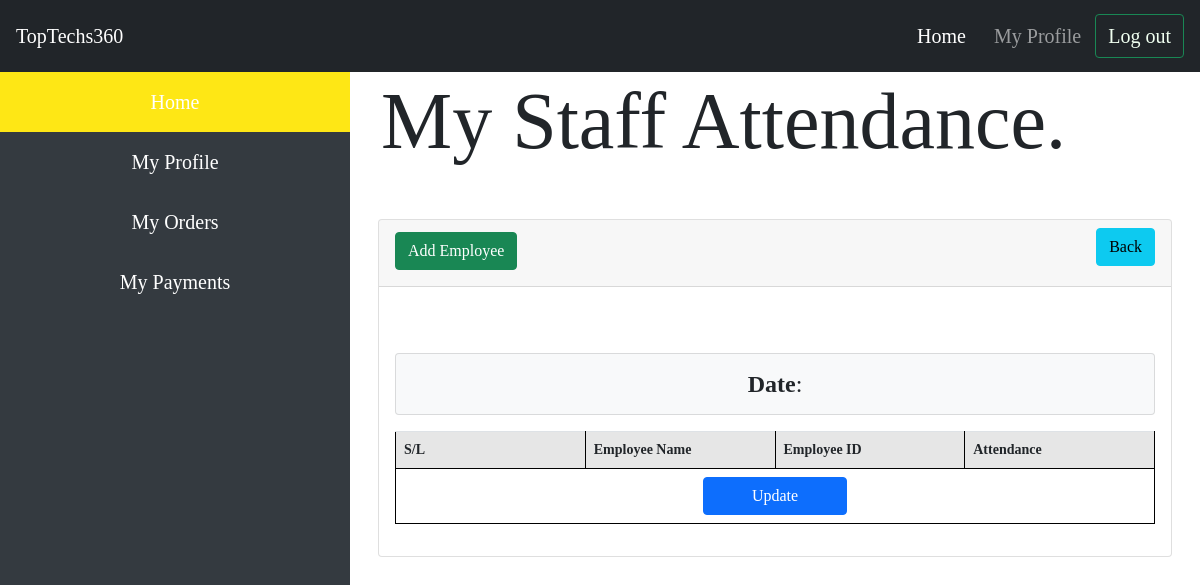
Page /student_view.php on the earlier database version.
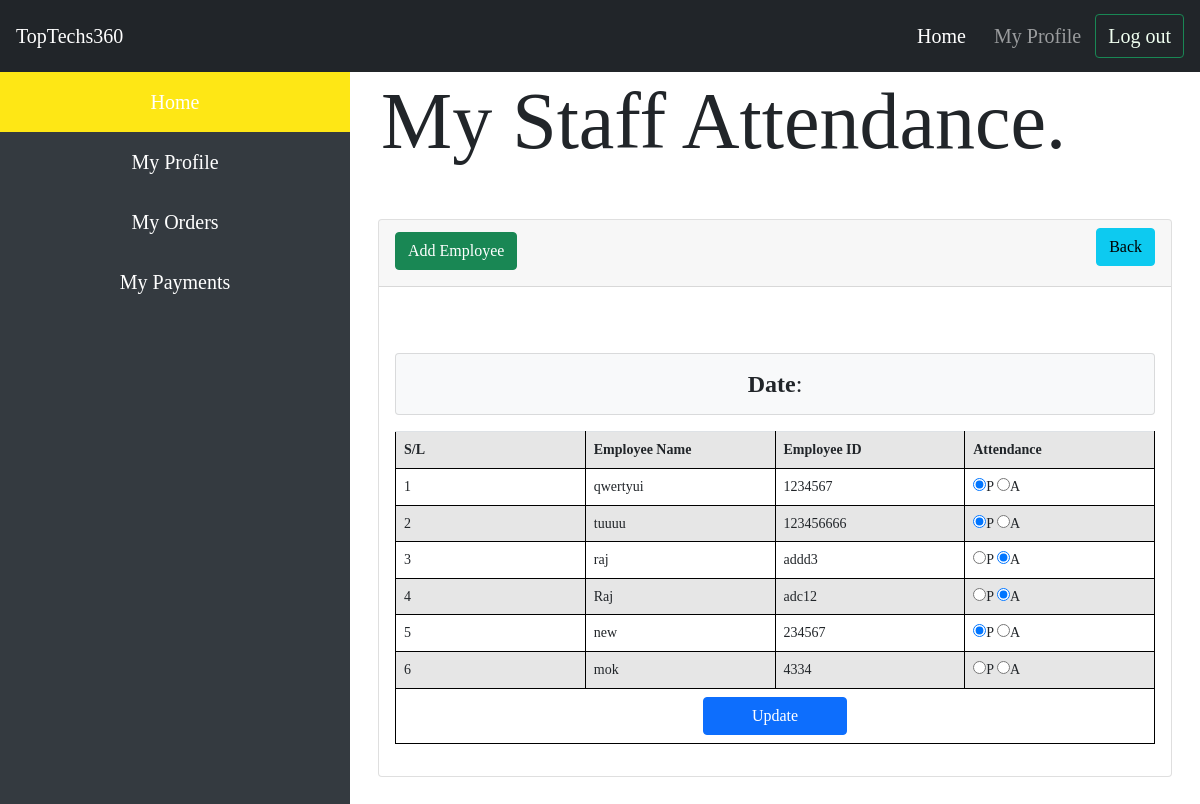
Same page on the later database version.
### tables this page shows
CREATE TABLE `tbl_attendance` (
  `tbl_attendance_id` int(11) NOT NULL,
  `user_id` int(255) NOT NULL,
  `employee_id` varchar(255) NOT NULL,
  `attend` varchar(255) NOT NULL,
  `att_time` date NOT NULL
);

CREATE TABLE `tbl_employee` (
  `employee_tbl_id` int(11) NOT NULL,
  `user_id` int(255) NOT NULL,
  `name` varchar(255) NOT NULL,
  `employee_id` varchar(255) NOT NULL
);

### lib/Database.php (called while the page is built, shortened)
<?php
  $filepath = realpath(dirname(__FILE__));
?>
<?php
Class Database{
 public $host   = DB_HOST;
 public $user   = DB_USER;
 public $pass   = DB_PASS;
 public $dbname = DB_NAME;
 public $link;
private function connectDB(){
   $this->link = new mysqli($this->host, $this->user, $this->pass,
      $this->dbname);
   }
  public function select($query){
    $result = $this->link->query($query) or
       die($this->link->error.__LINE__);
      if($result->num_rows > 0){
        return $result;
      } else {
        return false;
      }
   }
}

### classes/Student.php (called while the page is built, shortened)
<?php
class Student
{
	private $db;
	private $fm;
	public function __construct()
	{
		$this->db = new Database();
		$this->fm = new Format();
	}
	public function getAllData($dt)
	{
		$date = $this->fm->validation($dt);
		$date = mysqli_real_escape_string($this->db->link, $date);
		$query = "SELECT tbl_employee.name, tbl_attendance.*
				FROM tbl_employee
				INNER JOIN tbl_attendance
				ON tbl_employee.employee_id = tbl_attendance.employee_id
				WHERE att_time = '$date'";
		$result = $this->db->select($query);
		return $result;
	}
}

### helpers/Format.php (called while the page is built)
<?php
class Format{
   public function validation($data){
      $data = trim($data);
      $data = stripcslashes($data);
      $data = htmlspecialchars($data);
      return $data;
   }
}
?>

### student_view.php (the view, shortened to what this page needs)
<?php
include "classes/Student.php";
include "header.php";
include "navBarTop.php";
include "sideNavBar.php";
$stu = new Student();
?>
<?php
$dt = $_GET['dt'];
?>
<div class="content">
	<div class="col">
		<h6 class="display-1" id="first name"><?php echo "My Staff Attendance."; ?></h6>
	</div>
	<div class="container">
		<div class="card">
			<div class="card-header">
				<h2>
					<a class="btn btn-success" href="add_attandance.php">Add Employee</a>
					<a class="btn btn-info float-right" href="attandance_date_view.php">Back</a>
				</h2>
			</div>
			<div class="card-body">
				<div class="card bg-light text-center mb-3">
					<h4 class="m-0 py-3"><strong>Date</strong>: <?php echo $dt; ?></h4>
				</div>
				<form action="" method="post">
					<table class="table table-striped">
						<tr>
							<th width="25%">S/L</th>
							<th width="25%">Employee Name</th>
							<th width="25%">Employee ID</th>
							<th width="25%">Attendance</th>
						</tr>
						<?php
						$getstudent = $stu->getAllData($dt);
						if ($getstudent) {
							$i = 0;
							while ($value = $getstudent->fetch_assoc()) {
								$i++;
						?>
								<tr>
									<td><?php echo $i; ?></td>
									<td><?php echo $value['name']; ?></td>
									<td><?php echo $value['employee_id']; ?></td>
									<td>
										<input type="radio" name="attend[<?php echo $value['employee_id']; ?>]" value="present" <?php if ($value['attend'] == "present") {
																																	echo "checked";
																																} ?>>P
										<input type="radio" name="attend[<?php echo $value['employee_id']; ?>]" value="absent" <?php if ($value['attend'] == "absent") {
																																	echo "checked";
																																} ?>>A
									</td>
								</tr>
						<?php }
						} ?>
						<tr>
							<td colspan="4" class="text-center">
								<input type="submit" name="submit" class="btn btn-primary px-5" value="Update">
							</td>
						</tr>
					</table>
				</form>
			</div>
		</div>
	</div>
</div>
<?php include("footer.php"); ?>

Differences in the rows shown:
added tbl_attendance: tbl_employee.name "qwertyui", employee "1234567", attend "☑"
added tbl_attendance: tbl_employee.name "tuuuu", employee "123456666", attend "☑"
added tbl_attendance: tbl_employee.name "raj", employee "addd3", attend "☑"
added tbl_attendance: tbl_employee.name "Raj", employee "adc12", attend "☑"
added tbl_attendance: tbl_employee.name "new", employee "234567", attend "☑"
added tbl_attendance: tbl_employee.name "mok", employee "4334"
